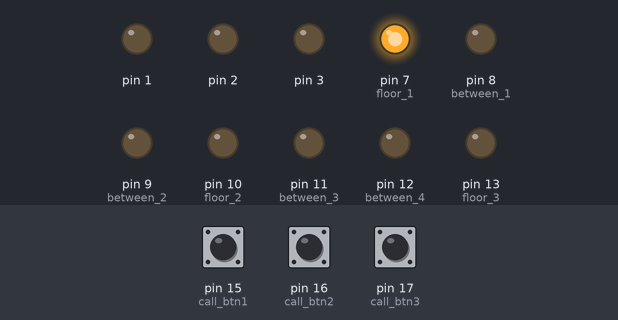
Recording of a sketch running on a simulated Arduino Uno, built with avr-gcc and run on an emulated ATmega328P. Parts: output pins drawn as LEDs (lit = HIGH). Dashed ring = blinking. Inputs (shaded band) come from the test bench; at power-on: pin 16 (call_btn2) LOW, pin 15 (call_btn1) LOW, pin 17 (call_btn3) LOW.

Above: at 1.2 s.
1.3 s: pin 16 (call_btn2) pulled HIGH for 0.15 s
At 3.6 s:
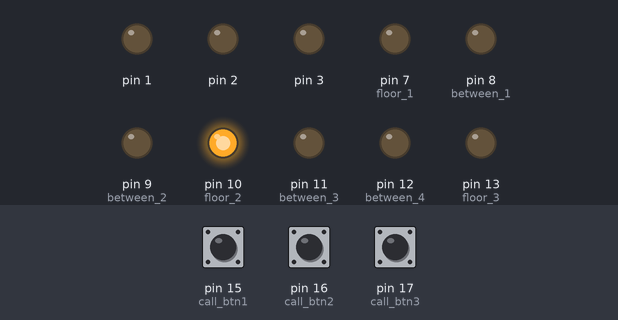
4.4 s: pin 15 (call_btn1) pulled HIGH for 3.2 s
At 7.2 s:
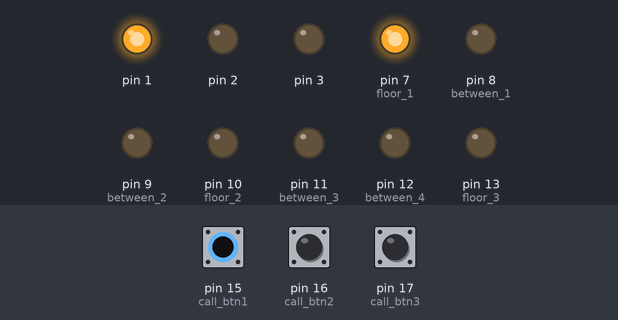
9.1 s: pin 17 (call_btn3) pulled HIGH for 0.15 s
At 12.0 s:
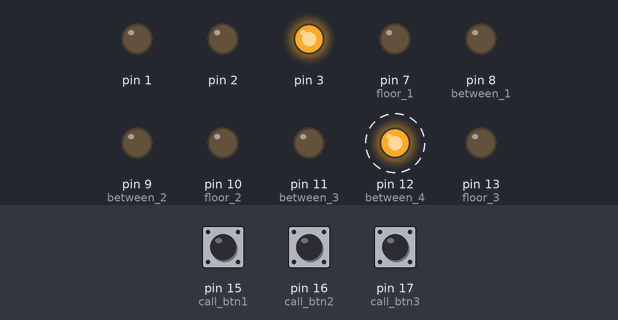
12.1 s: pin 15 (call_btn1) pulled HIGH for 1 s
At 13.4 s:
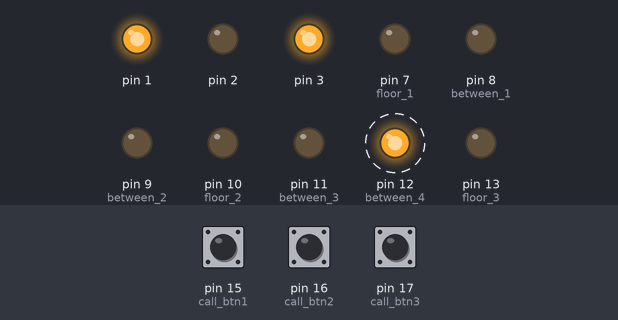
15.1 s: pin 16 (call_btn2) pulled HIGH for 3.2 s
At 17.0 s:
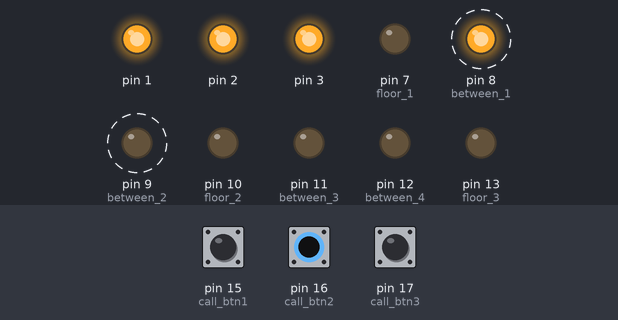
19.8 s: pin 17 (call_btn3) pulled HIGH for 1 s
At 22.5 s:
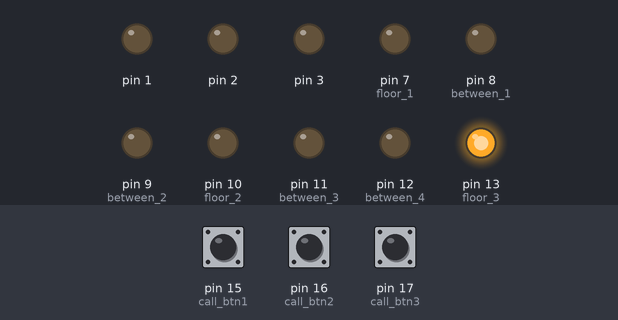
Timing chart, 0 to 24.0 s (numbered marks = the images above; inputs shaded):
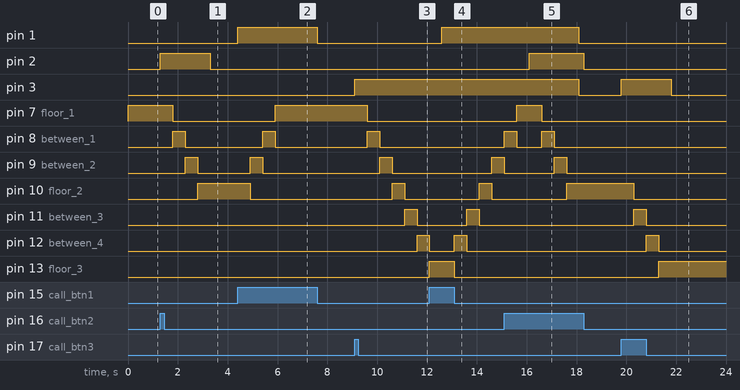

The sketch:

elevswled.ino
```cpp
const int call_btn1 = 15;
const int call_btn2 = 16;
const int call_btn3 = 17;

const int floor_1 = 7;
const int between_1 = 8;
const int between_2 = 9;
const int floor_2 = 10;
const int between_3 = 11;
const int between_4 = 12;
const int floor_3 = 13;
int current_floor = 7;
int tg_f= 7;
void setup() {
  pinMode(call_btn1, INPUT);
  pinMode(call_btn2, INPUT);
  pinMode(call_btn3, INPUT);

  pinMode(floor_1, OUTPUT);
  pinMode(between_1, OUTPUT);
  pinMode(between_2, OUTPUT);
  pinMode(floor_2, OUTPUT);
  pinMode(between_3, OUTPUT);
  pinMode(between_4, OUTPUT);
  pinMode(floor_3, OUTPUT);

  pinMode(1, OUTPUT);
  pinMode(2, OUTPUT);
  pinMode(3, OUTPUT);
}void loop(){
  digitalWrite(current_floor, 1);
  if (digitalRead(call_btn1) == 1) {
    tg_f = floor_1 ;
    digitalWrite(1, 1);
    move();
  } else digitalWrite(1, 0);
  if (digitalRead(call_btn2) == 1) {
    tg_f = floor_2;
    digitalWrite(2, 1);
    move();
  } else digitalWrite(2, 0);
  if (digitalRead(call_btn3) == 1) {
    tg_f = floor_3;
    digitalWrite(3, 1);
    move();
  } else digitalWrite(3, 0);
  }
void move() {
  if(tg_f > current_floor){
    up(tg_f);
  }
  else if(tg_f < current_floor){
  	down(tg_f);
  }
}void down(int tg) {
  for (int i = current_floor; i >= tg_f; i--) {
    digitalWrite(i, 1);
    delay(500);
    digitalWrite(i, 0);
  }
  current_floor = tg_f;
}
void up(int tg){
  for(int i = current_floor; i <= tg_f; i++){
  	digitalWrite(i,1);
  	delay(500);
  	digitalWrite(i,0);
  }
  current_floor = tg_f;
}
```

Measured:
- after the input at 1.3 s, pin 2: LOW → HIGH at once, → LOW 2.0 s later; pin 7 (floor_1): HIGH → LOW after 0.50 s; pin 8 (between_1): LOW → HIGH after 0.50 s, → LOW 0.50 s later; pin 9 (between_2): LOW → HIGH after 1.0 s, → LOW 0.50 s later; pin 10 (floor_2): LOW → HIGH after 1.5 s
- after the input at 4.4 s, pin 1: LOW → HIGH at once, → LOW 3.2 s later; pin 7 (floor_1): LOW → HIGH after 1.5 s; pin 8 (between_1): LOW → HIGH after 1.0 s, → LOW 0.50 s later; pin 9 (between_2): LOW → HIGH after 0.50 s, → LOW 0.50 s later; pin 10 (floor_2): HIGH → LOW after 0.50 s
- after the input at 9.1 s, pin 3: LOW → HIGH at once; pin 7 (floor_1): HIGH → LOW after 0.50 s; pin 8 (between_1): LOW → HIGH after 0.50 s, → LOW 0.50 s later; pin 9 (between_2): LOW → HIGH after 1.0 s, → LOW 0.50 s later; pin 10 (floor_2): LOW → HIGH after 1.5 s, → LOW 0.50 s later
- after the input at 12.1 s, pin 1: LOW → HIGH after 0.50 s; pin 3: stays HIGH (without the input it goes to LOW after 0.50 s); pin 9 (between_2): LOW → HIGH after 2.5 s; pin 10 (floor_2): LOW → HIGH after 2.0 s, → LOW 0.50 s later; pin 11 (between_3): LOW → HIGH after 1.5 s, → LOW 0.50 s later
- after the input at 15.1 s, pin 1, pin 3: HIGH → LOW after 3.0 s instead of 1.0 s; pin 2: LOW → HIGH after 1.0 s, → LOW 2.2 s later; pin 10 (floor_2): LOW → HIGH after 2.5 s
- after the input at 19.8 s, pin 3: LOW → HIGH at once, → LOW 2.0 s later; pin 10 (floor_2): HIGH → LOW after 0.50 s; pin 11 (between_3): LOW → HIGH after 0.50 s, → LOW 0.50 s later; pin 12 (between_4): LOW → HIGH after 1.0 s, → LOW 0.50 s later; pin 13 (floor_3): LOW → HIGH after 1.5 s
